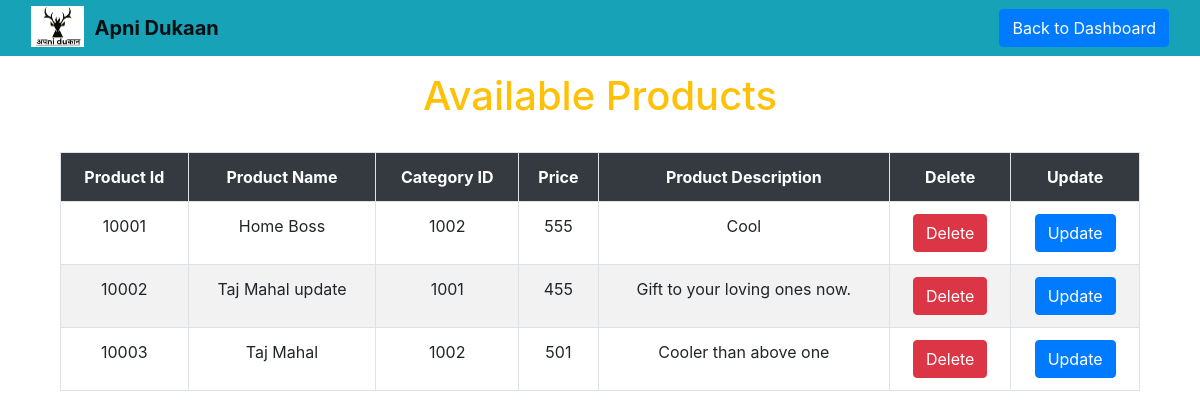
Screenshot of /employee_login/product/viewproduct.php with the database file from the repository.
### tables this page shows
CREATE TABLE `product` (
  `pro_id` int(11) NOT NULL,
  `pro_name` varchar(25) NOT NULL,
  `cat_id` int(11) NOT NULL,
  `price` int(11) NOT NULL,
  `pro_des` varchar(100) NOT NULL
);

### employee_login/product/viewproduct.php (the view, shortened to what this page needs)
<!DOCTYPE html>
<html>
<head>
  <link rel="stylesheet" href="https://maxcdn.bootstrapcdn.com/bootstrap/4.0.0/css/bootstrap.min.css">
 <link rel="stylesheet" type="text/css" href="http://ajax.aspnetcdn.com/ajax/jquery.dataTables/1.9.4/css/jquery.dataTables.css">
</head>
<body>
    <br>
 <div class="container">
 <div class="col-lg-12">
 <br><br>
 <h1 class="text-warning text-center" > Available Products </h1>
 <br>
 <table  id="tabledata" class=" table table-striped table-hover table-bordered">
 <tr class="bg-dark text-white text-center">
 <th> Product Id </th>
 <th> Product Name </th>
 <th> Category ID </th>
 <th> Price </th>
 <th> Product Description </th>
 <th> Delete </th>
 <th> Update </th>
 </tr >
 <?php
$con = mysqli_connect('localhost','root');
mysqli_select_db($con,'store');
 $q = "select * from product ";
 $query = mysqli_query($con,$q);
 while($res = mysqli_fetch_array($query)){
 ?>
 <tr class="text-center">
 <td> <?php echo $res['pro_id'];  ?> </td>
 <td> <?php echo $res['pro_name'];  ?> </td>
 <td> <?php echo $res['cat_id'];  ?> </td>
 <td> <?php echo $res['price'];  ?> </td>
 <td> <?php echo $res['pro_des'];  ?> </td>
 <td> <button class="btn-danger btn"> <a href="deleteproduct.php?pro_id=<?php echo $res['pro_id']; ?>" class="text-white"> Delete </a>  </button> </td>
 <td> <button class="btn-primary btn"> <a href="updateproduct.php?pro_id=<?php echo $res['pro_id']; ?>" class="text-white"> Update </a> </button> </td>
 </tr>
 <?php
 }
  ?>
 </table>
 </div>
 </div>
</body>
</html>

### rows the page displays
product: pro_id "10001", pro_name "Home Boss", cat "1002", price "555", pro_des "Cool"
product: pro_id "10002", pro_name "Taj Mahal update", cat "1001", price "455", pro_des "Gift to your loving ones now."
product: pro_id "10003", pro_name "Taj Mahal", cat "1002", price "501", pro_des "Cooler than above one"
